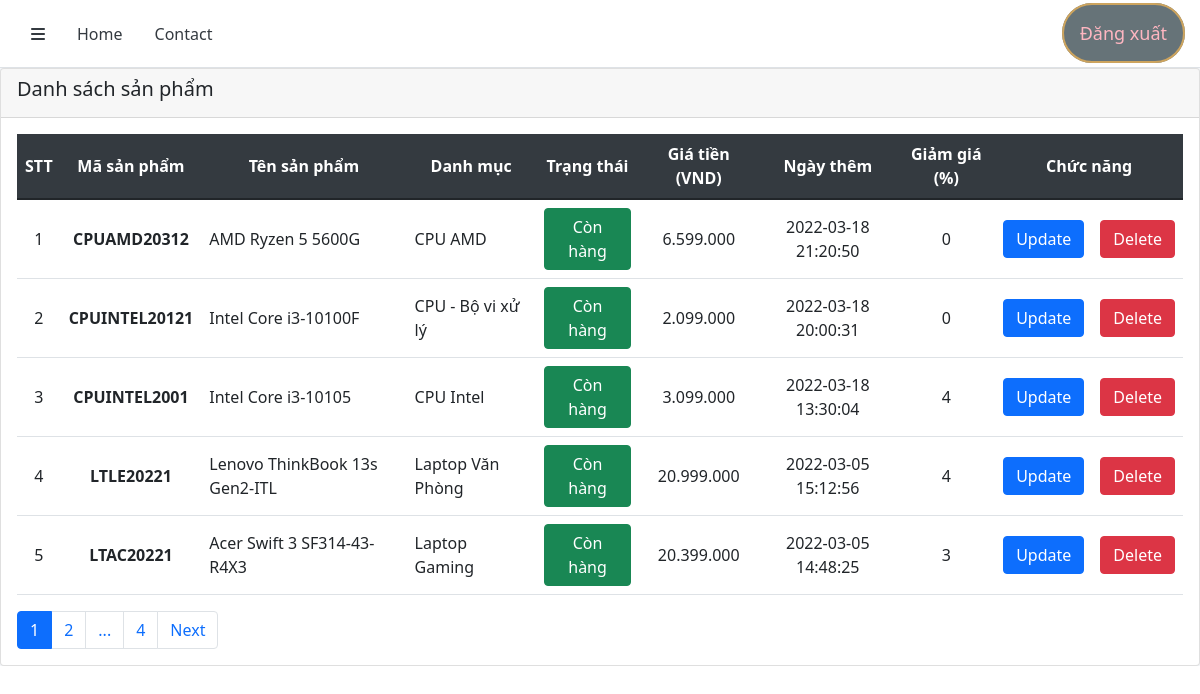
Screenshot of /admin/product/index.php (signed in) with the database file from the repository.
### tables this page shows
CREATE TABLE `product` (
  `product_id` varchar(20) NOT NULL,
  `product_type` int(11) DEFAULT NULL COMMENT '1: Laptop, 2: CPU, 3: Màn hình',
  `category_id` int(11) NOT NULL,
  `name` varchar(100) NOT NULL,
  `slug` varchar(100) NOT NULL,
  `brand` int(11) NOT NULL,
  `thumbnail` varchar(255) NOT NULL,
  `keywords` varchar(400) DEFAULT NULL,
  `price` int(11) NOT NULL,
  `discount` int(11) NOT NULL,
  `status` tinyint(1) NOT NULL DEFAULT 1 COMMENT '1: còn hàng',
  `createdAt` datetime DEFAULT NULL
);

CREATE TABLE `category` (
  `id` int(11) NOT NULL,
  `name` varchar(40) NOT NULL,
  `slug` varchar(40) NOT NULL,
  `type` int(11) NOT NULL,
  `parent_id` int(11) NOT NULL DEFAULT 0
);

### database/dbhelper.php (called while the page is built, shortened)
<?php
    function executeGetDataBindParam($sql, $dataType, $param) {
        include BASE_URL."database/connect.php";
        $stmt = $connect->prepare($sql);
        $stmt->bind_param($dataType, ...$param);
        $stmt->execute();
        $result = $stmt->get_result();
        $data = [];
        while ($row = $result->fetch_assoc()) {
            $data[] = $row;
        }
        return $data;
    }
    function executeGetData($sql) {
        include BASE_URL."database/connect.php";
        $stmt = $connect->prepare($sql);
        $stmt->execute();
        $result = $stmt->get_result();
        $data = [];
        while ($row = $result->fetch_assoc()) {
            $data[] = $row;
        }
        return $data;
    }
?>

### admin/product/index.php (the view, shortened to what this page needs)
<?php
    include_once BASE_URL."database/dbhelper.php";
    $pageSize = 5;
    $page = 1;
    $start = ($page - 1) * $pageSize;
    $sql = "select product.*,  category.name as category_name from product, category
            where product.category_id = category.id
            order by createdAt desc
            limit ".$start.", ".$pageSize."";
    $data =  executeGetData($sql);
    include_once "../partials/header.php";
?>
        <div class="content-wrapper">
            <div class="row">
                <div class="col-xl-12">
                    <div class="card">
                        <div class="card-header">
                            <h5 class="card-title">Danh sách sản phẩm</h5>
                        </div>
                        <div class="card-body">
                        <table class="table">
                            <thead>
                                <tr>
                                    <th>STT</th>
                                    <th>Mã sản phẩm</th>
                                    <th>Tên sản phẩm</th>
                                    <th>Danh mục</th>
                                    <th>Trạng thái</th>
                                    <th>Giá tiền (VND)</th>
                                    <th>Ngày thêm</th>
                                    <th>Giảm giá (%)</th>
                                    <th colspan="2">Chức năng</th>
                                </tr>
                            </thead>
                            <tbody>
<?php
    $status = ['Hết hàng', 'Còn hàng'];
    foreach ($data as $key => $value) {
        if ($value['status'] == 1) {
            $statusClass = "btn-success";
        } else {
            $statusClass = "btn-secondary";
        }
        echo '<tr>
                <td class="text-center">'.(++$start).'</td>
                <th>'.$value['product_id'].'</th>
                <td>'.$value['name'].'</td>
                <td>'.$value['category_name'].'</td>
                <td class="text-center"><button class="btn '.$statusClass.'">'.$status[$value['status']].'</button></td>
                <td class="text-center">'.number_format($value['price'], 0, ',', '.').'</td>
                <td class="text-center">'.$value['createdAt'].'</td>
                <td class="text-center">'.$value['discount'].'</td>
                <td><a href="./update.php?product_id='.$value['product_id'].'" class="btn btn-primary">Update</a></td>
                <td><button class="btn btn-danger">Delete</button></td>
            </tr>';
    }
?>
                            </tbody>
                            </table>
                        </div>
                    </div>
                </div>
            </div>
        </div>
    </div>
</body>
</html>

### admin/public/css/base.css (style rules this page uses)
* { padding: 0; margin: 0; box-sizing: border-box; }
:root { --blue: #007bff; --indigo: #6610f2; --purple: #6f42c1; --pink: #e83e8c; --red: #dc3545; --orange: #fd7e14; --yellow: #ffc107; --green: #28a745; --teal: #20c997; --cyan: #17a2b8; --white: #fff; --gray: #6c757d; --gray-dark: #343a40; --primary: #007bff; --secondary: #6c757d; --success: #28a745; --info: #17a2b8; --warning: #ffc107; --danger: #dc3545; --light: #f8f9fa; --dark: #343a40; }
html { font-family: -apple-system, BlinkMacSystemFont, 'Segoe UI', Roboto, Oxygen, Ubuntu, Cantarell, 'Open Sans', 'Helvetica Neue', sans-serif; font-size: 16px; }
a { color: var(--dark); text-decoration: none; }
.content-wrapper { background-color: #f4f6f9; transition: all ease 0.4s; margin-left: 0; }
.table { vertical-align: middle; }
table thead { background-color: var(--bs-gray-dark); color: var(--white); }
.table > thead { vertical-align: middle; }
.table th { text-align: center; }

### rows the page displays
product: product_id "CPUAMD20312", name "AMD Ryzen 5 5600G", category.name "CPU AMD", status "Còn hàng", price "6.599.000", createdAt "2022-03-18 21:20:50", discount "0"
product: product_id "CPUINTEL20121", name "Intel Core i3-10100F", category.name "CPU - Bộ vi xử lý", status "Còn hàng", price "2.099.000", createdAt "2022-03-18 20:00:31", discount "0"
product: product_id "CPUINTEL2001", name "Intel Core i3-10105", category.name "CPU Intel", status "Còn hàng", price "3.099.000", createdAt "2022-03-18 13:30:04", discount "4"
product: product_id "LTLE20221", name "Lenovo ThinkBook 13s Gen2-ITL", category.name "Laptop Văn Phòng", status "Còn hàng", price "20.999.000", createdAt "2022-03-05 15:12:56", discount "4"
product: product_id "LTAC20221", name "Acer Swift 3 SF314-43-R4X3", category.name "Laptop Gaming", status "Còn hàng", price "20.399.000", createdAt "2022-03-05 14:48:25", discount "3"
